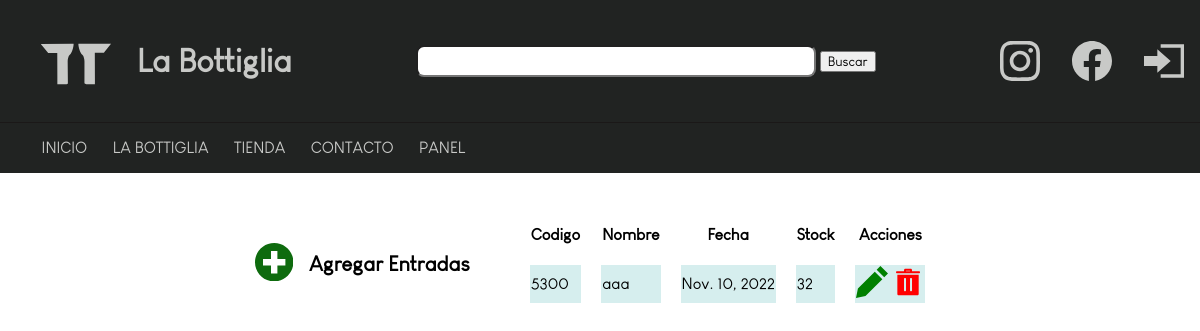
The page /panel/entradas/ (signed in) on the database as committed earlier.
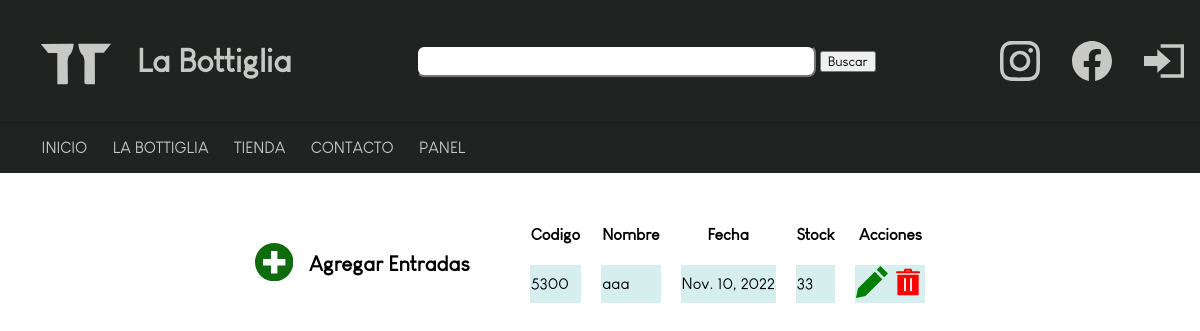
The same page on the database as committed later.
### database/models.py (models this page shows)
class entradas(models.Model):
    codigo = models.CharField(max_length = 50)
    nombre = models.CharField(max_length = 50)
    fecha = models.DateField()
    stock = models.IntegerField()

### database/views.py (the view)
# urls.py: path('panel/entradas/',staff_member_required(EntradasList.as_view()),name='panel-entradas'),
class EntradasList(LoginRequiredMixin,ListView):
    model = entradas
    template_name = 'panel_entradas.html'

### tiendaOnline/templates/panel_entradas.html (shortened to what this page needs)
{% extends 'base.html' %}
{% block contenido %}
{% if object_list %}
<div class="container">
    <div class="botonContainer">
        <a href="{% url 'panel-entradas-nuevo'%}"><svg xmlns="http://www.w3.org/2000/svg" width="2.4rem" height="2.4rem" viewBox="0 0 24 24"><path class='agregar_icon' d="M12 0c-6.627 0-12 5.373-12 12s5.373 12 12 12 12-5.373 12-12-5.373-12-12-12zm7 14h-5v5h-4v-5h-5v-4h5v-5h4v5h5v4z"/></svg></a>
        <h4 style='font-size:1.3rem;'>Agregar Entradas</h4>
    </div>
    <table cellspacing='20px'>
        <tr class='panelRow'>
            <th>Codigo</th>
            <th>Nombre</th>
            <th>Fecha</th>
            <th>Stock</th>
            <th>Acciones</th>
        </tr>
        {% for entrada in object_list %}
        <tr class='panelRow'>
            <td>{{entrada.codigo}}</td>
            <td>{{entrada.nombre}}</td>
            <td>{{entrada.fecha}}</td>
            <td>{{entrada.stock}}</td>
            <td><a href="{% url 'panel-entradas-editar' entrada.id %}"><svg xmlns="http://www.w3.org/2000/svg" width="2rem" height="2rem" viewBox="0 0 24 24"><path class='editar_icon' d="M19.769 9.923l-12.642 12.639-7.127 1.438 1.438-7.128 12.641-12.64 5.69 5.691zm1.414-1.414l2.817-2.82-5.691-5.689-2.816 2.817 5.69 5.692z"/></svg></a> <a href="{% url 'panel-entradas-delete' entrada.id %}"></a></td>
        </tr>
        {% endfor %}
    </table>
</div>
{% else %}
<h3>No Hay entradas</h3>
{% endif %}
{% endblock contenido %}

Rows that differ between the two databases and show on the page:
changed entradas "aaa": stock "32" → "33"
